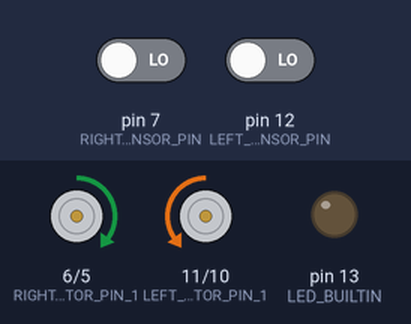
A sketch run on a simulated Arduino Uno, built with avr-gcc and run on an emulated ATmega328P. On the bench: motor-driver pin pairs drawn as motors (green arrow = first pin HIGH = forward, orange = second pin HIGH = backward, longer = more drive), output pins drawn as LEDs (lit = HIGH). Inputs (shaded band) come from the test bench; at power-on: pin 7 (RIGHT_SENSOR_PIN) LOW, pin 12 (LEFT_SENSOR_PIN) LOW.

Above: at 1.2 s.
1.3 s: pin 7 (RIGHT_SENSOR_PIN) driven HIGH
At 1.6 s:
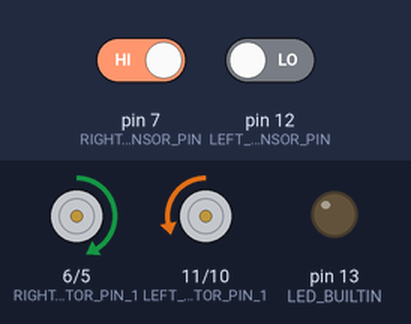
2.8 s: pin 12 (LEFT_SENSOR_PIN) driven HIGH
At 4.0 s:
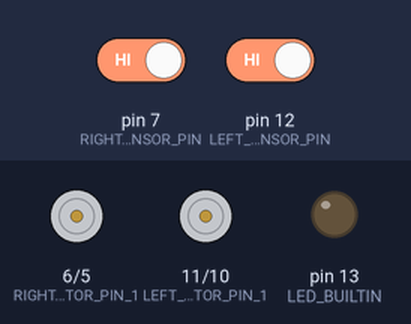
4.3 s: pin 7 (RIGHT_SENSOR_PIN) driven LOW
At 5.1 s:
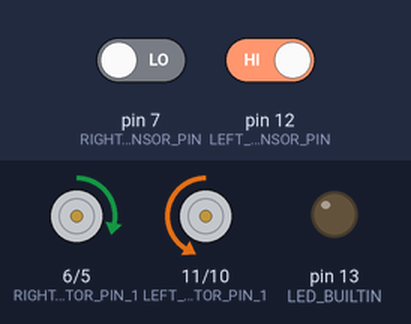
5.8 s: pin 7 (RIGHT_SENSOR_PIN) driven HIGH and pin 12 (LEFT_SENSOR_PIN) driven LOW
At 6.2 s:
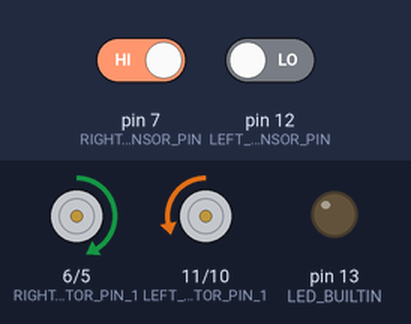
7.3 s: pin 7 (RIGHT_SENSOR_PIN) driven LOW and pin 12 (LEFT_SENSOR_PIN) driven HIGH
At 8.6 s:
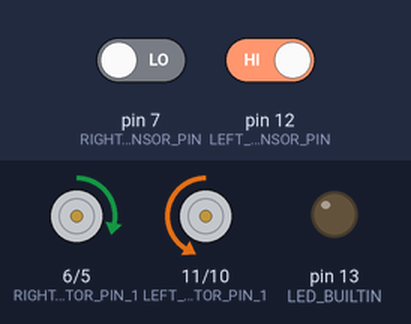
Timing chart, 0 to 9.8 s (numbered marks = the images above; inputs shaded):
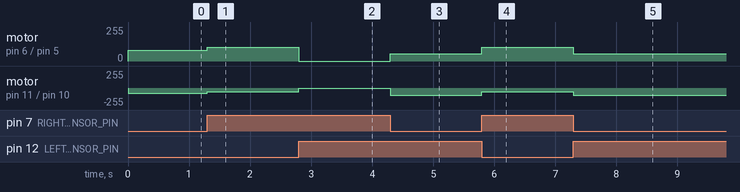

Measured:
- after the input at 1.3 s, motor on pin 6 (RIGHT_MOTOR_PIN_1) / pin 5 (RIGHT_MOTOR_PIN_2): forward 80/255 → forward 105/255 at once; motor on pin 11 (LEFT_MOTOR_PIN_1) / pin 10 (LEFT_MOTOR_PIN_2): backward 80/255 → backward 55/255 at once
- after the input at 2.8 s, motor on pin 6 (RIGHT_MOTOR_PIN_1) / pin 5 (RIGHT_MOTOR_PIN_2): forward 105/255 → stopped at once; motor on pin 11 (LEFT_MOTOR_PIN_1) / pin 10 (LEFT_MOTOR_PIN_2): backward 55/255 → stopped at once
- after the input at 4.3 s, motor on pin 6 (RIGHT_MOTOR_PIN_1) / pin 5 (RIGHT_MOTOR_PIN_2): stopped → forward 55/255 at once; motor on pin 11 (LEFT_MOTOR_PIN_1) / pin 10 (LEFT_MOTOR_PIN_2): stopped → backward 105/255 at once
- after the input at 5.8 s, motor on pin 6 (RIGHT_MOTOR_PIN_1) / pin 5 (RIGHT_MOTOR_PIN_2): forward 55/255 → forward 105/255 at once; motor on pin 11 (LEFT_MOTOR_PIN_1) / pin 10 (LEFT_MOTOR_PIN_2): backward 105/255 → backward 55/255 at once
- after the input at 7.3 s, motor on pin 6 (RIGHT_MOTOR_PIN_1) / pin 5 (RIGHT_MOTOR_PIN_2): forward 105/255 → forward 55/255 at once; motor on pin 11 (LEFT_MOTOR_PIN_1) / pin 10 (LEFT_MOTOR_PIN_2): backward 55/255 → backward 105/255 at once

The sketch:

LineFollower.ino
```cpp
#include "Vehicle.h"

// Speed Configuration
#define MAX_SPEED 255
#define INITIAL_SPEED 80

// Sensor Configuration
#define LEFT_SENSOR_PIN 12
#define RIGHT_SENSOR_PIN 7

// Motors Configuration
// Use PWM Pins (Arduino Uno = 3, 5, 6, 10, 11)
#define LEFT_MOTOR_PIN_1 11
#define LEFT_MOTOR_PIN_2 10
#define RIGHT_MOTOR_PIN_1 6
#define RIGHT_MOTOR_PIN_2 5

// Constants Configuration
// PID
#define KP 25
#define KI 0
#define KD 15

// Error Weights Configuration
#define LEFT_SENSOR_ERROR 1
#define RIGHT_SENSOR_ERROR 1

typedef unsigned char byte;

Vehicle *myV = new Vehicle(INITIAL_SPEED, MAX_SPEED);
int p = 0, i = 0, d = 0, pid = 0, currentError = 0, previousError = 0;


int calculateError(int leftSensorPin, int rightSensorPin) {
    bool
        leftSensorValue = digitalRead(leftSensorPin),
        rightSensorValue = digitalRead(rightSensorPin);

    return !leftSensorValue * LEFT_SENSOR_ERROR - !rightSensorValue * RIGHT_SENSOR_ERROR;
}

int calculatePID() {
    p = currentError,
    d = currentError - previousError;
    i = currentError ? i + currentError : 0;
    return KP*p + KI*i + KD*d;
}

void setup() {
    byte pins[] = {RIGHT_MOTOR_PIN_2, RIGHT_MOTOR_PIN_1, LEFT_MOTOR_PIN_2, LEFT_MOTOR_PIN_1};
    myV->setPins(pins);
    pinMode(LEFT_SENSOR_PIN, INPUT);
    pinMode(RIGHT_SENSOR_PIN, INPUT);
    pinMode(LED_BUILTIN, OUTPUT);
}

void loop() {
    currentError = calculateError(LEFT_SENSOR_PIN, RIGHT_SENSOR_PIN);
    pid = calculatePID();
    previousError = currentError;
    myV->setSpeed(INITIAL_SPEED + pid, INITIAL_SPEED - pid);

    if (digitalRead(LEFT_SENSOR_PIN) && digitalRead(RIGHT_SENSOR_PIN)) {
        myV->stop();
        myV->setSpeed(INITIAL_SPEED);
        currentError = previousError = pid = 0;
    } else myV->forward();
}
```

Motor.h
```cpp
#ifndef MOTOR_H_INCLUDED
#define MOTOR_H_INCLUDED
typedef unsigned char byte;

class Motor {
    byte speed, maxSpeed;
    byte pins[2];
    public:
        Motor(byte firstPin, byte secondPin, byte speed, byte maxSpeed);
        byte getSpeed();
        void setSpeed(byte value);
        void rotateClockwise();
        void rotateCounterclockwise();
        void stop();
    private:
        void rotate(byte firstPin, byte secondPin);
};

Motor::Motor(byte firstPin, byte secondPin, byte spd, byte maxSpd) {
    pins[0] = firstPin;
    pins[1] = secondPin;
    speed = spd;
    maxSpeed = maxSpd;
}

byte Motor::getSpeed() {
    return speed;
}

void Motor::setSpeed(byte value) {
    speed = max(min(value, maxSpeed), 0);
}

void Motor::rotate(byte firstPin, byte secondPin) {
    analogWrite(firstPin, speed);
    digitalWrite(secondPin, LOW);
}

void Motor::rotateClockwise() {
    rotate(pins[1], pins[0]);
}

void Motor::rotateCounterclockwise() {
    rotate(pins[0], pins[1]);
}

void Motor::stop() {
    digitalWrite(pins[0], LOW);
    digitalWrite(pins[1], LOW);
}

#endif
```

Vehicle.h
```cpp
#ifndef VEHICLE_H_INCLUDED
#define VEHICLE_H_INCLUDED
#include "Motor.h"
typedef unsigned char byte;

class Vehicle {
    Motor *leftMotor, *rightMotor;
    byte speed, maxSpeed;
    public:
        Vehicle(byte spd, byte maxSpd);
        void setPins(byte pins[]);
        void setSpeed(byte value);
        void setSpeed(byte leftMotorValue, byte rightMotorSpeed);
        void updateSpeed(byte value);
        void updateSpeed(byte leftMotorValue, byte rightMotorSpeed);
        byte getSpeed();
        byte getLeftMotorSpeed();
        byte getRightMotorSpeed();
        void forward();
        void backward();
        void rotateLeft();
        void rotateRight();
        void stop();
};

Vehicle::Vehicle(byte spd, byte maxSpd) {
    speed = spd;
    maxSpeed = maxSpd;
}

void Vehicle::setPins(byte pins[]) {
    leftMotor = new Motor(pins[0], pins[1], speed, maxSpeed);
    rightMotor = new Motor(pins[2], pins[3], speed, maxSpeed);
    pinMode(pins[0], OUTPUT);
    pinMode(pins[1], OUTPUT);
    pinMode(pins[2], OUTPUT);
    pinMode(pins[3], OUTPUT);
}

void Vehicle::setSpeed(byte value) {
    speed = value;
    setSpeed(value, value);
}

void Vehicle::setSpeed(byte leftMotorValue, byte rightMotorValue) {
    leftMotor->setSpeed(leftMotorValue);
    rightMotor->setSpeed(rightMotorValue);
}

void Vehicle::updateSpeed(byte value) {
    updateSpeed(value, value);
}

void Vehicle::updateSpeed(byte leftMotorValue, byte rightMotorValue) {
    setSpeed(getLeftMotorSpeed() + leftMotorValue, getRightMotorSpeed() + rightMotorValue);
}

byte Vehicle::getSpeed() {
    return (getLeftMotorSpeed() + getRightMotorSpeed())/2;
}

byte Vehicle::getLeftMotorSpeed() {
    return leftMotor->getSpeed();
}

byte Vehicle::getRightMotorSpeed() {
    return rightMotor->getSpeed();
}

void Vehicle::forward() {
    leftMotor->rotateClockwise();
    rightMotor->rotateCounterclockwise();
}

void Vehicle::backward() {
    leftMotor->rotateCounterclockwise();
    rightMotor->rotateClockwise();
}

void Vehicle::rotateLeft() {
    leftMotor->rotateClockwise();
    rightMotor->rotateClockwise();
}

void Vehicle::rotateRight() {
    leftMotor->rotateCounterclockwise();
    rightMotor->rotateCounterclockwise();
}

void Vehicle::stop() {
    leftMotor->stop();
    rightMotor->stop();
}

#endif
```
